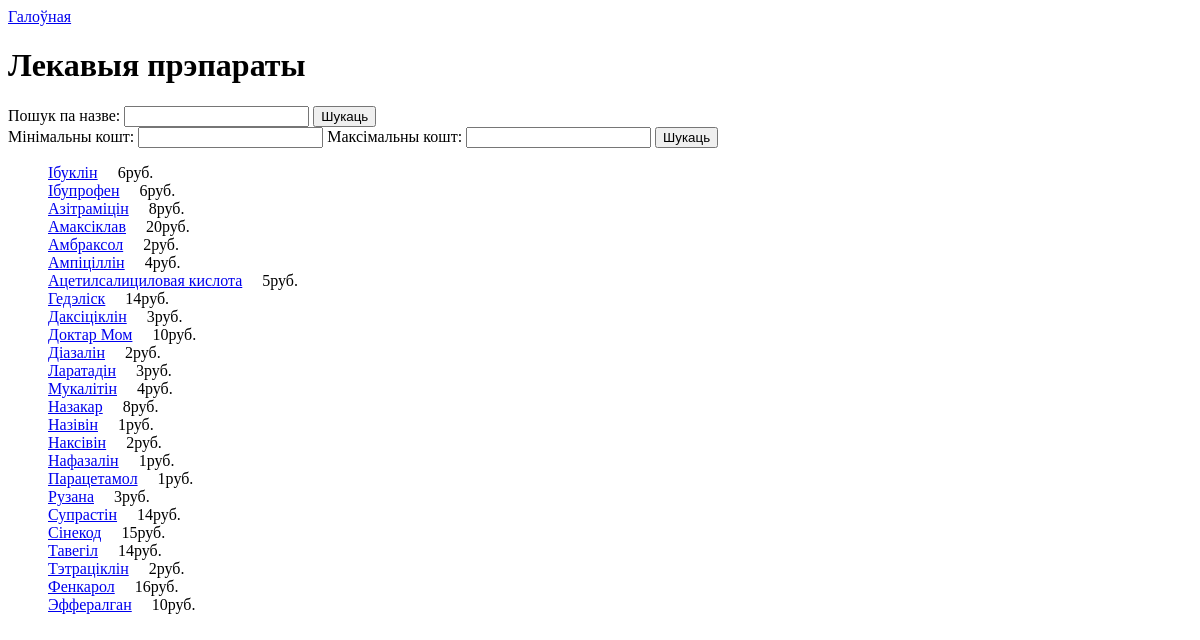
Before: /medicines/ with the older database file.
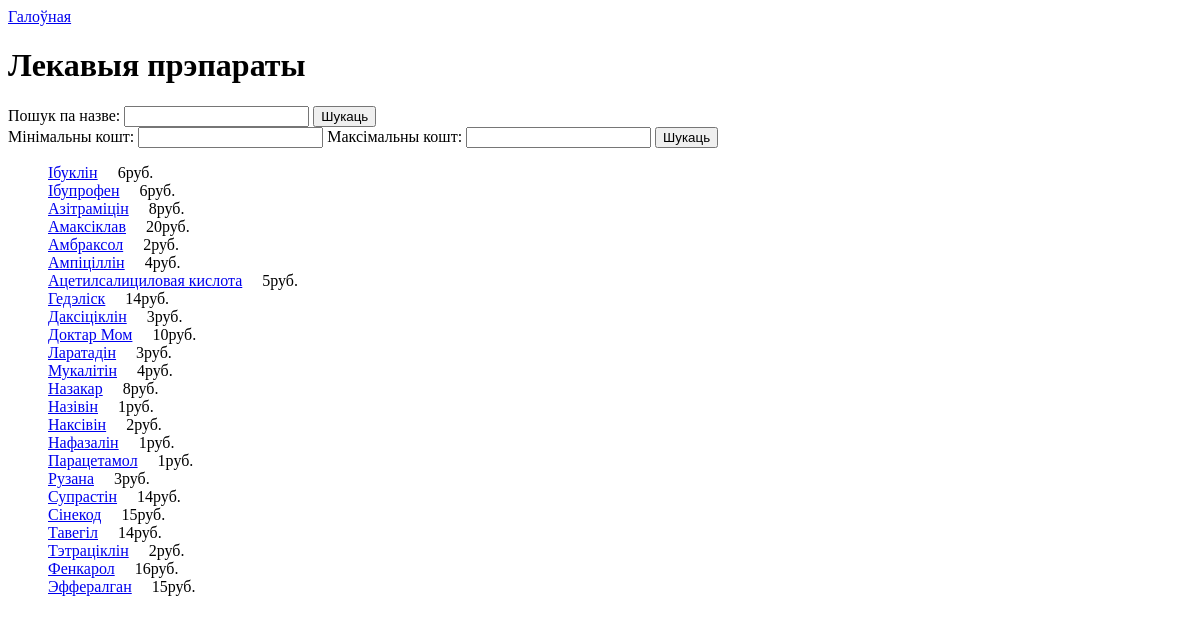
After: the same page with the newer database file.
### pharmacy/models.py (models this page shows, shortened)
class Medicines(models.Model):
    name = models.CharField(max_length=255)
    code = models.CharField(max_length=9)
    instructions = models.TextField()
    description = models.TextField()
    cost = models.PositiveIntegerField(default=1)
    photo = models.ImageField(upload_to='images/')
    categories = models.ForeignKey(Categories, related_name="medicines", on_delete=models.CASCADE)
    suppliers = models.ForeignKey(Supplier, related_name="suppliers", on_delete=models.CASCADE)

### pharmacy/views.py (the view)
# urls.py: path('medicines/', views.MedicinesListView.as_view(), name='medicines'),
class MedicinesListView(View):
    model = Medicines
    queryset = Medicines.objects.all()
    def get(self, request, *args, **kwargs):
        no_results = False
        is_super = request.user.is_superuser
        min_cost = request.GET.get('min_cost')
        if not min_cost:
            min_cost = 0
        max_cost = request.GET.get('max_cost')
        if not max_cost:
            max_cost = 1000
        search_query = request.GET.get('search')
        medics = self.filter_medic(min_cost, max_cost)
        if search_query:
            medics = medics.filter(name__icontains=search_query)
            if not medics:
                no_results = True
        else:
            medics = self.filter_medic(min_cost, max_cost)
        medics = medics.order_by('name')
        data_list = []
        for medic in medics:
            data_list.append({
                'id': medic.id,
                'name': medic.name,
                'cost': medic.cost,
            })
        return render(request, "medicines_list.html", {'medicines': data_list, 'no_results': no_results, 'is_super': is_super})
    @staticmethod
    def filter_medic(min=None, max=None):
        medic = Medicines.objects.all()
        filtered = None
        if min is not None and max is not None:
            filtered = medic.filter(cost__gte=min, cost__lte=max)
        elif min is not None:
            filtered = medic.filter(cost__gte=min)
        elif max is not None:
            filtered = medic.filter(cost__lte=max)
        if filtered is not None:
            return filtered
        return medic

### pharmacy/templates/medicines_list.html (shortened to what this page needs)
<!DOCTYPE html>
<html lang="en">
<head>
</head>
<body>
    <a href="{% url 'home' %}">Галоўная</a>
    <h1>Лекавыя прэпараты</h1>
    <form action="{% url 'medicines' %}" method="get">
        <label for="search">Пошук па назве:</label>
        <input type="text" id="search" name="search">
        <button type="submit">Шукаць</button>
    </form>
    <form action="{% url 'medicines' %}" method="get">
        <label for="min_cost">Мінімальны кошт:</label>
        <input type="text" id="min_cost" name="min_cost" value="{{ request.GET.min_cost|default_if_none:'0' }}">
        <label for="max_cost">Максімальны кошт:</label>
        <input type="text" id="max_cost" name="max_cost" value="{{ request.GET.max_cost|default_if_none:'1000' }}">
        <button type="submit">Шукаць</button>
    </form>
    {% if no_results %}
        <p>Тавар адсутнічае</p>
    {% else %}
        <ul>
            {% for medicine in medicines %}
            <div><a href="{% url 'medicine_detail' pk=medicine.id %}">{{ medicine.name }}</a>&nbsp;&nbsp;&nbsp;&nbsp;&nbsp;{{ medicine.cost }}руб.</div>
            {% endfor %}
        </ul>
    {% endif %}
</body>
</html>

Changed rows visible on the page:
removed Medicines: name "Діазалін"
Other visible differences:
new list line: "Эффералган"
new list line: "15 руб."
list line gone: "2 руб."
list line gone: "Эффералган"
list line gone: "10 руб."
